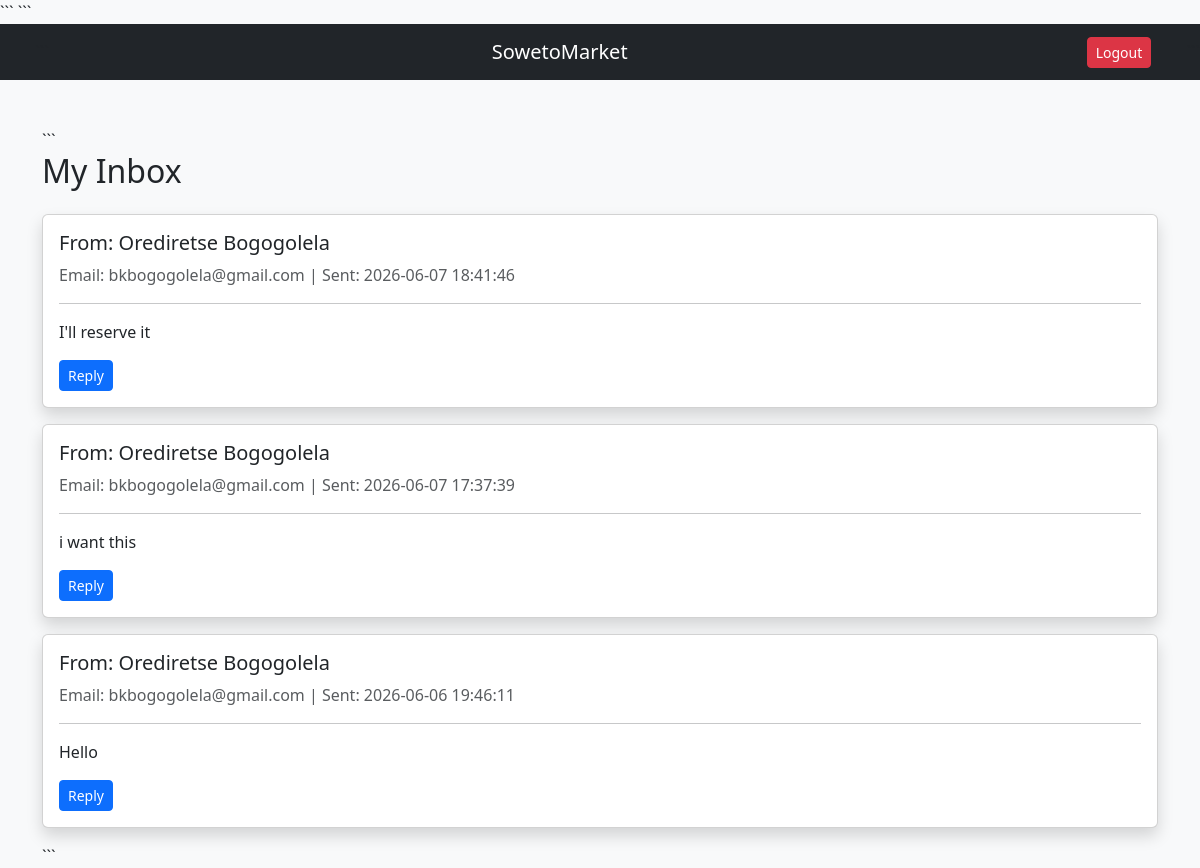
Screenshot of /inbox.php (signed in) with the database file from the repository.
### tables this page shows
CREATE TABLE `messages` (
  `message_id` int(11) NOT NULL,
  `sender_id` int(11) DEFAULT NULL,
  `receiver_id` int(11) DEFAULT NULL,
  `message` text DEFAULT NULL,
  `sent_at` timestamp NOT NULL DEFAULT current_timestamp()
);

CREATE TABLE `users` (
  `user_id` int(11) NOT NULL,
  `full_name` varchar(100) NOT NULL,
  `email` varchar(100) DEFAULT NULL,
  `phone` varchar(20) DEFAULT NULL,
  `password` varchar(255) NOT NULL,
  `role` enum('admin','seller','buyer') DEFAULT 'buyer',
  `created_at` timestamp NOT NULL DEFAULT current_timestamp()
);

### inbox.php (the view, shortened to what this page needs)
<?php
include 'includes/db.php';
$user_id = $_SESSION['user_id'];
$sql = "SELECT messages.*,
               users.full_name,
               users.email
        FROM messages
        JOIN users
        ON messages.sender_id = users.user_id
        WHERE messages.receiver_id = ?
        ORDER BY messages.sent_at DESC";
$stmt = mysqli_prepare($conn, $sql);
mysqli_stmt_bind_param($stmt, "i", $user_id);
mysqli_stmt_execute($stmt);
$result = mysqli_stmt_get_result($stmt);
?>
<!DOCTYPE html>
<html>
<head>
<link href="https://cdn.jsdelivr.net/npm/bootstrap@5.3.3/dist/css/bootstrap.min.css"
      rel="stylesheet">
```
</head>
<body class="bg-light">
<nav class="navbar navbar-dark bg-dark">
    <div class="container">
    <a href="seller-dashboard.php"
       class="navbar-brand">
       SowetoMarket
    </a>
    <a href="logout.php"
       class="btn btn-danger btn-sm">
       Logout
    </a>
</div>
</nav>
<div class="container mt-5">
```
<h2 class="mb-4">
    My Inbox
</h2>
<?php while ($row = mysqli_fetch_assoc($result)) { ?>
    <div class="card shadow mb-3">
        <div class="card-body">
            <h5>
                From:
                <?php echo $row['full_name']; ?>
            </h5>
            <p class="text-muted">
                Email:
                <?php echo $row['email']; ?>
                |
                Sent:
                <?php echo $row['sent_at']; ?>
            </p>
            <hr>
            <p>
                <?php echo $row['message']; ?>
            </p>
            <div class="mt-3">
                <a href="reply-message.php?receiver_id=<?php echo $row['sender_id']; ?>"
                   class="btn btn-primary btn-sm">
                   Reply
                </a>
            </div>
        </div>
    </div>
<?php } ?>
```
</div>
</body>
</html>

### rows the page displays
messages: users.full_name "Orediretse Bogogolela", users.email "bkbogogolela@gmail.com", sent_at "2026-06-07 18:41:46", message "I'll reserve it"
messages: users.full_name "Orediretse Bogogolela", users.email "bkbogogolela@gmail.com", sent_at "2026-06-07 17:37:39", message "i want this"
messages: users.full_name "Orediretse Bogogolela", users.email "bkbogogolela@gmail.com", sent_at "2026-06-06 19:46:11", message "Hello"
